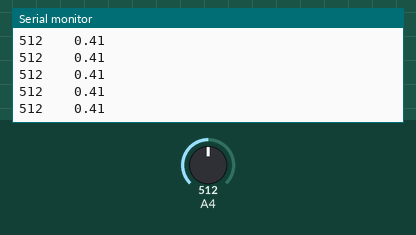
Recording of a sketch running on a simulated Arduino Uno, built with avr-gcc and run on an emulated ATmega328P. Shown: the last lines printed to the serial monitor. Inputs (shaded band) come from the test bench; at power-on: A4 = 512.

Above: at 1.2 s.
1.3 s: A4 set to 716
At 1.35 s:
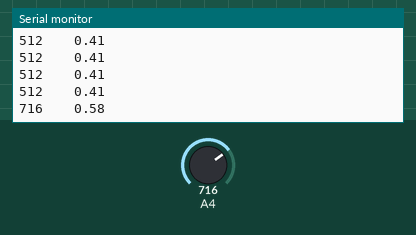
2.8 s: A4 set to 900
At 2.86 s:
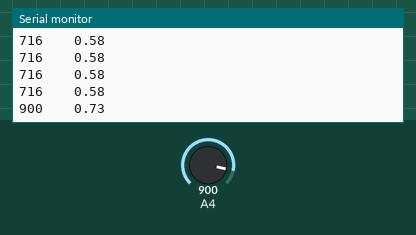
Timing chart, 0 to 5.8 s (numbered marks = the images above; inputs shaded):
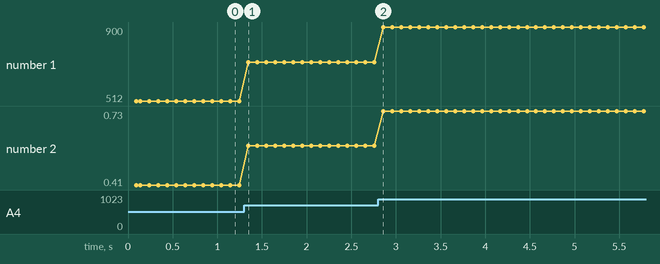

The sketch:

Analog_Read.ino
```cpp
int sensorValue = 0;
float voltCal = 0.0;

void setup() {
  // put your setup code here, to run once:
  Serial.begin(9600);
  while (!Serial)
  {
    //
  }
  Serial.println();
  Serial.println();
  Serial.println("==========================");
  Serial.println("Test A/D 12 bits");
  Serial.println("--------------------------");
  Serial.println("Value\t\tVolt");
}

void loop() {
  // put your main code here, to run repeatedly:
  sensorValue = analogRead(A4);
  voltCal = (sensorValue * 3.3)/4096;
  Serial.print(sensorValue);
  Serial.print("\t\t");
  Serial.println(voltCal);
  delay(100);
}
```

Measured:
- after the input at 1.3 s, the serial monitor: prints a new line after 0.05 s (image 1)
- after the input at 2.8 s, the serial monitor: prints a new line after 0.06 s (image 2)
- plotted number 1: 512 → 716 after the input at 1.3 s, 716 → 900 after the input at 2.8 s
- plotted number 2: 0.41 → 0.58 after the input at 1.3 s, 0.58 → 0.73 after the input at 2.8 s
